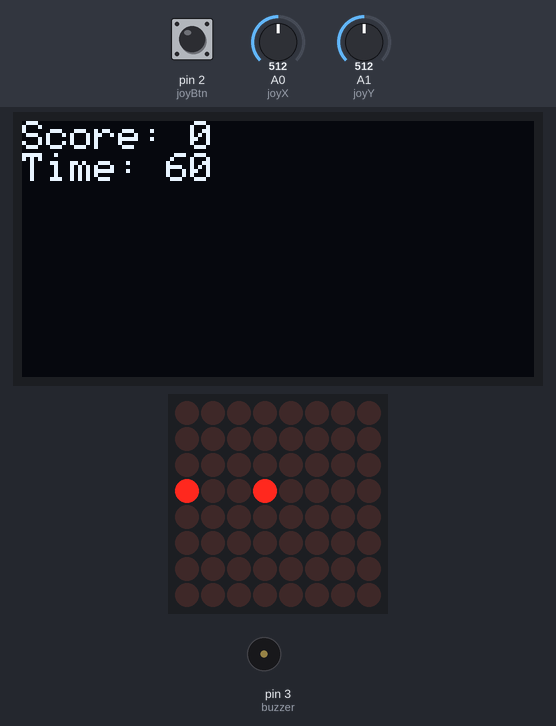
This sketch was run on a simulated Arduino Uno, built with avr-gcc and run on an emulated ATmega328P. Shown: 128×64 one-colour display, 8×8 LED matrix, buzzer (waves = sounding). The inputs (shaded band) are chosen by the test bench; at power-on: pin 2 (joyBtn) HIGH, A1 (joyY) = 512, A0 (joyX) = 512. Random numbers use the default seed unless the sketch sets one; what the sketch prints to the serial monitor is not drawn. At 61.2 s the program stops and its outputs stay as they are.

Above: at 0.4 s.
At 1.2 s:
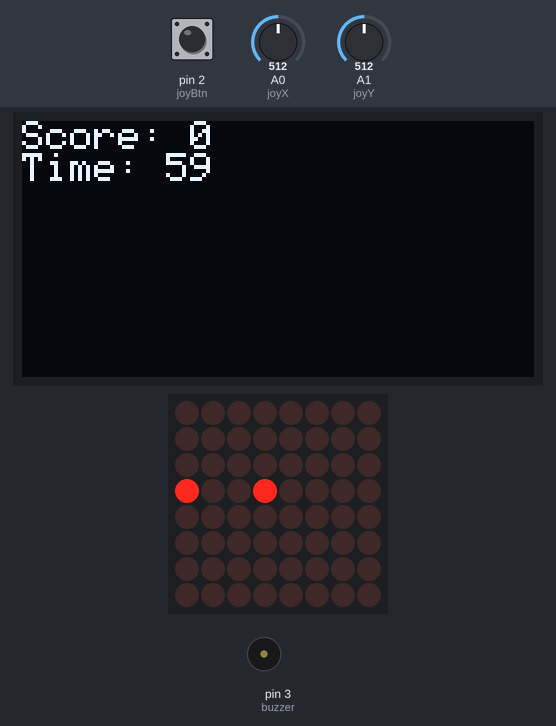
1.3 s: pin 2 (joyBtn) pulled LOW for 0.15 s
At 1.38 s:
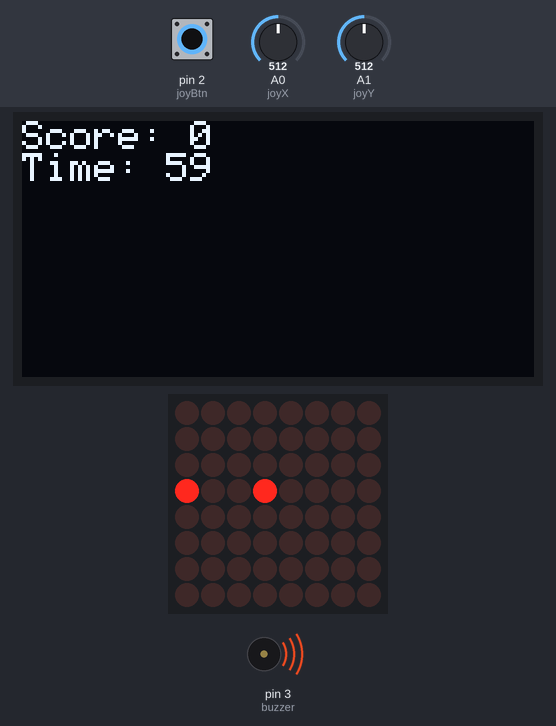
4.4 s: A1 (joyY) set to 564
6.5 s: A1 (joyY) set to 589
At 8.4 s:
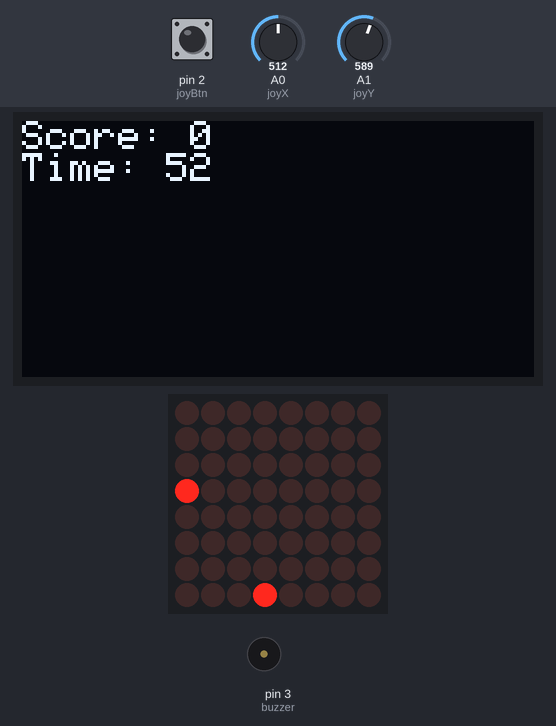
9.5 s: A0 (joyX) set to 558
11.5 s: A0 (joyX) set to 586
At 13.4 s:
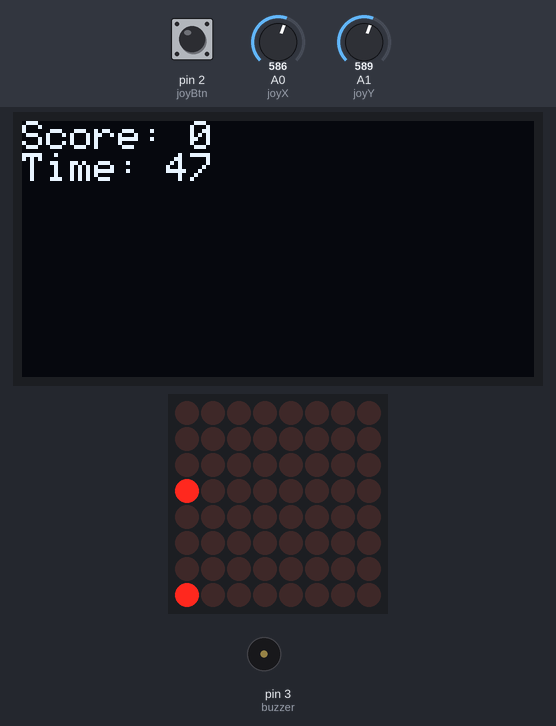
14.5 s: A1 (joyY) set to 190
At 16.8 s:
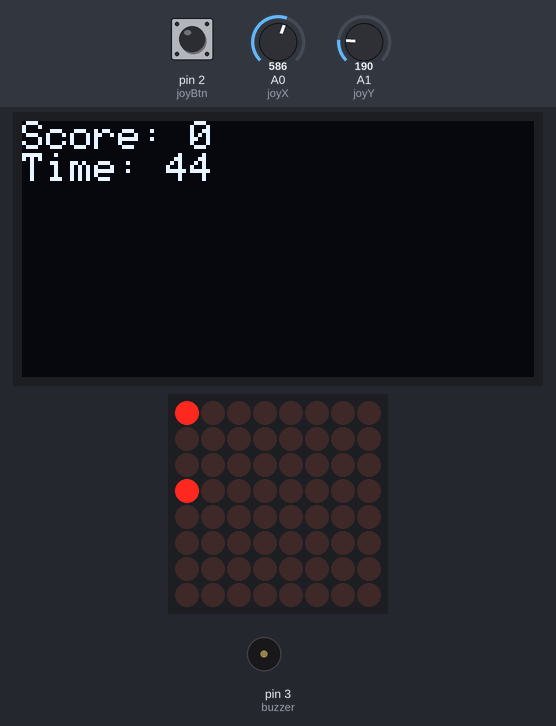
Timing chart, 0 to 62.7 s (numbered marks = the images above; inputs shaded):
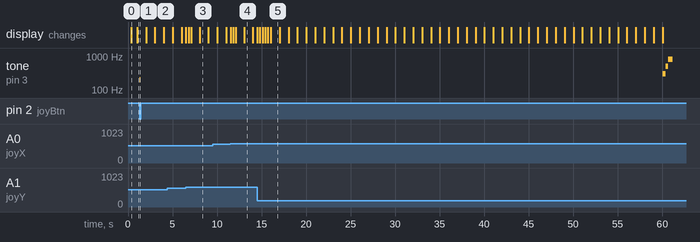

The sketch:

sketch.ino
```cpp
#include <LedControl.h>
#include <Adafruit_GFX.h>
#include <Adafruit_SSD1306.h>

// OLED Config
#define SCREEN_WIDTH 128
#define SCREEN_HEIGHT 64
#define OLED_RESET -1
Adafruit_SSD1306 display(SCREEN_WIDTH, SCREEN_HEIGHT, &Wire, OLED_RESET);

// MAX7219 LED Matrix
LedControl lc = LedControl(11, 13, 10, 1); // DIN, CLK, CS, # devices

// Joystick pins
const int joyX = A0;
const int joyY = A1;
const int joyBtn = 2;

// Buzzer
const int buzzer = 3;

// Player and Target Positions
int playerX = 3, playerY = 3;
int targetX, targetY;

// Game State
int score = 0;
int timer = 60;  // 🔁 Updated from 10 → 60 seconds
unsigned long lastSecond = 0;
unsigned long lastMove = 0;

// Movement deadzone threshold
const int DEADZONE = 60;

void setup() {
  Serial.begin(9600);

  // Joystick
  pinMode(joyBtn, INPUT_PULLUP);
  pinMode(buzzer, OUTPUT);

  // MAX7219
  lc.shutdown(0, false);
  lc.setIntensity(0, 8);
  lc.clearDisplay(0);

  // OLED Init
  if (!display.begin(SSD1306_SWITCHCAPVCC, 0x3C)) {
    Serial.println(F("OLED not found!"));
    while (1);
  }

  display.clearDisplay();
  display.setTextSize(1);
  display.setTextColor(WHITE);

  randomSeed(analogRead(A5));
  generateTarget();
  updateDisplay();
}

void loop() {
  handleJoystickMovement();
  drawMatrix();

  if (digitalRead(joyBtn) == LOW) {
    handleFire();
    delay(200); // debounce
  }

  if (millis() - lastSecond >= 1000) {
    lastSecond = millis();
    timer--;
    updateDisplay();

    if (timer <= 0) {
      gameOver();
    }
  }
}

// Handle movement with reversed axis
void handleJoystickMovement() {
  int xVal = analogRead(joyX);
  int yVal = analogRead(joyY);
  bool moved = false;

  if (millis() - lastMove > 200) {
    if (abs(xVal - 512) > DEADZONE) {
      if (xVal > 512 && playerX > 0) {
        playerX--; // Reversed
        moved = true;
      } else if (xVal < 512 && playerX < 7) {
        playerX++; // Reversed
        moved = true;
      }
    }

    if (abs(yVal - 512) > DEADZONE) {
      if (yVal > 512 && playerY < 7) {
        playerY++; // Reversed
        moved = true;
      } else if (yVal < 512 && playerY > 0) {
        playerY--; // Reversed
        moved = true;
      }
    }

    if (moved) {
      lastMove = millis();
      Serial.print("Moved to X: "); Serial.print(playerX);
      Serial.print(" Y: "); Serial.println(playerY);
    }
  }
}

void handleFire() {
  if (playerX == targetX && playerY == targetY) {
    tone(buzzer, 1000, 200);
    score++;
    generateTarget();
    Serial.println("Hit!");
  } else {
    tone(buzzer, 200, 150);
    Serial.println("Missed!");
  }
  updateDisplay();
}

void drawMatrix() {
  lc.clearDisplay(0);
  lc.setLed(0, playerY, playerX, true);  // Player
  lc.setLed(0, targetY, targetX, true);  // Target
}

void generateTarget() {
  do {
    targetX = random(8);
    targetY = random(8);
  } while (targetX == playerX && targetY == playerY);

  Serial.print("New Target at X: "); Serial.print(targetX);
  Serial.print(" Y: "); Serial.println(targetY);
}

void updateDisplay() {
  display.clearDisplay();
  display.setCursor(0, 0);
  display.print("Score: "); display.println(score);
  display.print("Time: "); display.println(timer);
  display.display();
}

void gameOver() {
  lc.clearDisplay(0);
  display.clearDisplay();
  display.setTextSize(2);
  display.setCursor(0, 10);
  display.println("Game Over");
  display.setTextSize(1);
  display.setCursor(0, 40);
  display.print("Score: "); display.println(score);
  display.display();

  tone(buzzer, 300, 300); delay(300);
  tone(buzzer, 500, 300); delay(300);
  tone(buzzer, 800, 500); delay(500);

  while (true); // freeze
}
```

Measured:
- the behaviour switches between 572 and 573 on A1 (joyY) (found by bisection; images 2 and 3)
- the behaviour switches between 572 and 573 on A0 (joyX) (found by bisection; images 3 and 4)
- after the input at 1.3 s, tone on pin 3 (buzzer): silent → 200 Hz at once, → silent 0.15 s later
- what the display in image 0 shows lasts 0.6 s, from 0.4 s to 1.0 s
- what the display in image 3 shows lasts 1.0 s, from 8.0 s to 9.0 s
